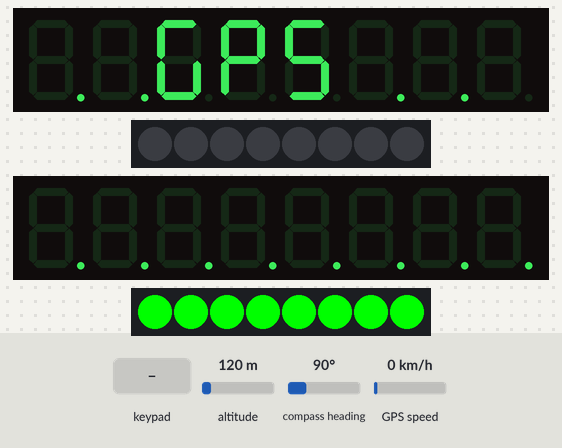
This sketch was run on a simulated Arduino Uno, built with avr-gcc and run on an emulated ATmega328P. On the bench: 2 × 8-digit seven-segment display, 2 × 8 RGB LEDs in strip order, left to right. Inputs (shaded band) come from the test bench; at power-on: GPS speed 0 km/h, compass heading 90°, altitude 120 m. The GPS gets a fix after 3 s at 37.7749, -122.4194 with 8 satellites.

Above: at 1.2 s.
1.3 s: key '1' pressed
At 4.0 s:
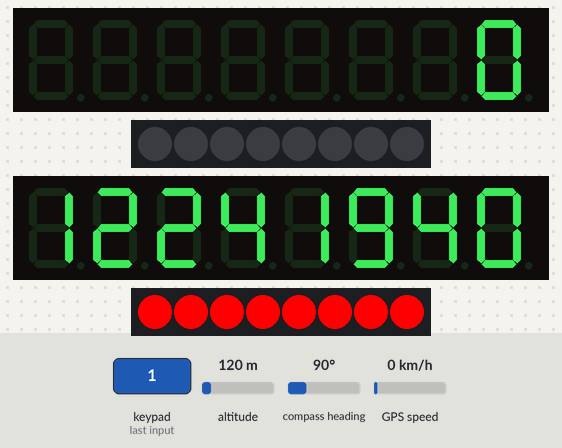
4.3 s: GPS speed set to 2 km/h
At 6.0 s:
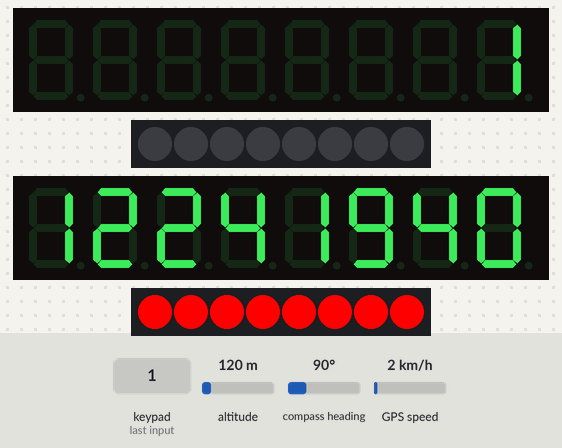
6.5 s: keypad keys 1 2 3 4 pressed 0.4 s apart
At 8.5 s:
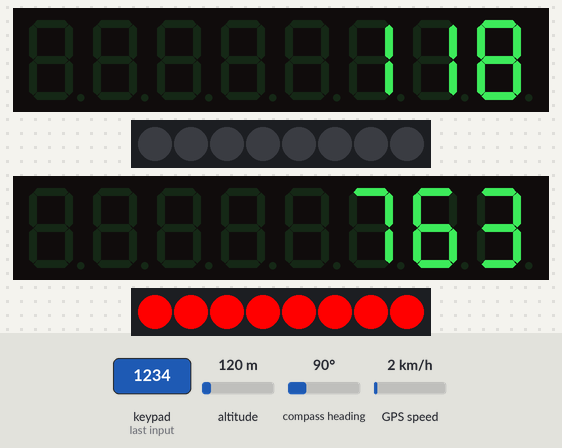
9.6 s: key '2' pressed
At 11.2 s:
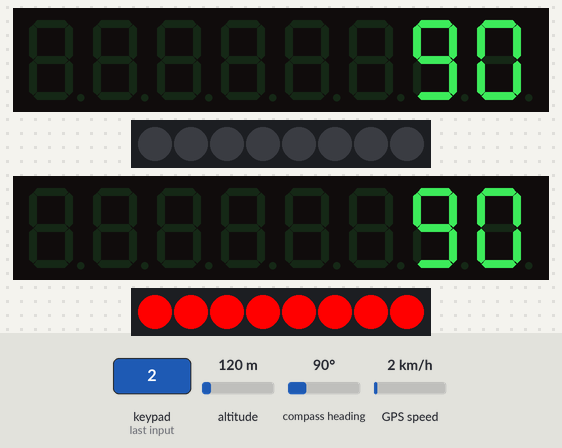
11.5 s: compass heading set to 7°
At 12.8 s:
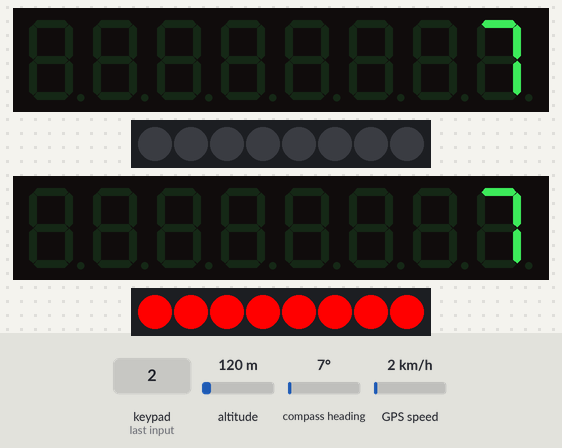
13.5 s: compass heading set to 180°
At 14.4 s:
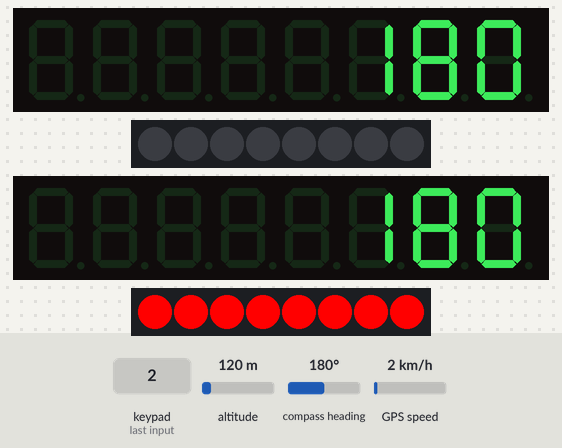
Timing chart, 0 to 16.5 s (numbered marks = the images above; inputs shaded):
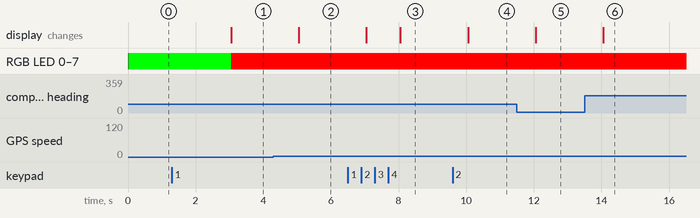

Measured:
- after the input at 1.3 s, the display: changes after 1.7 s (image 1)
- after the input at 4.3 s, the display: changes after 0.75 s (image 2)
- after the input at 6.5 s, the display: first changes after 0.55 s (image 3 shows a later state)
- after the input at 9.6 s, the display: changes after 0.46 s (image 4)
- after the input at 11.5 s, the display: changes after 0.56 s (image 5)
- after the input at 13.5 s, the display: changes after 0.56 s (image 6)

The sketch:

speedometer.ino
```cpp
// 0==speed, 1==course, 2==altitude, 3==lat/lon, 4==hdop, 5=gmt time, 6=local time, 7=uptime, 8=home

// Wiring:
// + -
// 9 8
// 7 10
// x x
// x x

#include <TinyGPS++.h>
#include <SoftwareSerial.h>
#include <TM1638.h>

static const int RXPin=2, TXPin=3;
static const uint32_t GPSBaud=4800;
#define TZ 7
static const double HOME_LAT = 31.9033924, HOME_LON = -110.9994065;

TinyGPSPlus gps;
TM1638 module0(8,9,7);
TM1638 module1(8,9,10);

// The colors are swapped. Either a bug in the library or a bug in my board.
#define RED TM1638_COLOR_GREEN
#define GRN TM1638_COLOR_RED
#define YEL (TM1638_COLOR_GREEN+TM1638_COLOR_RED)
#define OFF 0

// GPS software serial port.
SoftwareSerial ss(RXPin, TXPin);
int mode0=3,mode1=3;

void setup() {
  module0.setDisplayToString("..GPS..");
  module0.setLEDs(0x0000);
  module1.setDisplayToString("........");
  module1.setLEDs(0x0000);

  ss.begin(GPSBaud);
}

void loop() {
  int i,b;
  int b1,b2;
  unsigned long s;

  b1=module0.getButtons();
  b2=module1.getButtons();

  if(b1==1)
    mode0=0;
  else if(b1==2)
    mode0=1;
  else if(b1==4)
    mode0=2;
  else if(b1==8) {
    mode0=3;
    mode1=3;
  }
  else if(b1==16)
    mode0=4;
  else if(b1==32)
    mode0=5;
  else if(b1==64)
    mode0=6;
  else if(b1==128)
    mode0=7;

  if(b2==1)
    mode1=0;
  else if(b2==2)
    mode1=1;
  else if(b2==4)
    mode1=2;
  else if(b2==8) {
    mode0=8;
    mode1=8;
  }
  else if(b2==16)
    mode1=4;
  else if(b2==32)
    mode1=5;
  else if(b2==64)
    mode1=6;
  else if(b2==128)
    mode1=7;

  while (ss.available() > 0) {
    if (gps.encode(ss.read())) {
      // Display speed in mph on 7-seg LEDs
      if (gps.location.isValid()) {
	      if(mode0==0)
	        s=gps.speed.mph();
	      else if(mode0==1)
	        if(gps.speed.mph()>=1)
	          s=gps.course.deg();
	        else
	          s=0;
	      else if(mode0==2)
	        s=gps.altitude.feet();
	      else if(mode0==3)
	        s=gps.location.lat()*1000000;
	      else if(mode0==4)
	        s=gps.hdop.value();
	      else if(mode0==5)
	        s=gps.time.value()/100;
	      else if(mode0==6) {
	        s=gps.time.value()/100;
	        if(s>=(unsigned long)TZ*(unsigned long)10000)
	        s=s-((unsigned long)TZ*(unsigned long)10000);
	      else
	        s=s-(unsigned long)TZ*(unsigned long)10000+(unsigned long)240000;
	      }
	      else if(mode0==7)
	        s=millis()/1000;
        else if(mode0==8)
          s=TinyGPSPlus::courseTo(
              gps.location.lat(),
              gps.location.lng(),
              HOME_LAT,
              HOME_LON);

	      // Bug (?) where setDisplayToDecNumber display blank screen with value 0
	      if(s==0)
	        module0.setDisplayToString("       0");
	      else
	        module0.setDisplayToDecNumber(s, false, false);

        if(mode1==0)
          s=gps.speed.mph();
        else if(mode1==1)
          if(gps.speed.mph()>=1)
            s=gps.course.deg();
          else
            s=0;
        else if(mode1==2)
          s=gps.altitude.feet();
        else if(mode1==3)
          s=gps.location.lng()*-100000;
        else if(mode1==4)
          s=gps.hdop.value();
        else if(mode1==5)
          s=gps.time.value()/100;
        else if(mode1==6) {
          s=gps.time.value()/100;
          if(s>=(unsigned long)TZ*(unsigned long)10000)
            s=s-((unsigned long)TZ*(unsigned long)10000);
          else
            s=s-(unsigned long)TZ*(unsigned long)10000+(unsigned long)240000;
        }
        else if(mode1==7)
          s=millis()/1000;
        else if(mode0==8) {
          float d=TinyGPSPlus::distanceBetween(
                  gps.location.lat(),
                  gps.location.lng(),
                  HOME_LAT,
                  HOME_LON)*0.000621371; // meters to feet
          if(d<=1) // if we're less than a mile, use feet
            s=d*5280;
          else
            s=d;
        }

        // Bug (?) where setDisplayToDecNumber display blank screen with value 0
        if(s==0)
          module1.setDisplayToString("       0");
        else
          module1.setDisplayToDecNumber(s, false, false);

      } else {
  	    // All RED if invalid fix
	      //module0.setLEDs(0xFF00);
        module1.setLEDs(0xFF00);
      }

      // Display num of sats on row of LEDs on the second board in GRN.
      b=gps.satellites.value();
      if(b==0) {
	      // All RED if no sats
	      module1.setLEDs(0xFF00);
      } else {
	      for(i=0;i<b;i++) {
	        if(b<3)
	          module1.setLED(RED,i);
	        else if(b<4)
	          module1.setLED(YEL,i);
	        else
	          module1.setLED(GRN,i);
	      }
	      if(b<8) {
	        for(i=b;i<8;i++) {
	          module1.setLED(OFF,i);
	        }
	      }
      }
    }
  }

  if (millis() > 5000 && gps.charsProcessed() < 10) {
    module0.setDisplayToString("NO GPS");
    // All RED if no GPS.
    module0.setLEDs(0xFF00);
    module1.setLEDs(0xFF00);
    while(true);
  }
}
```
